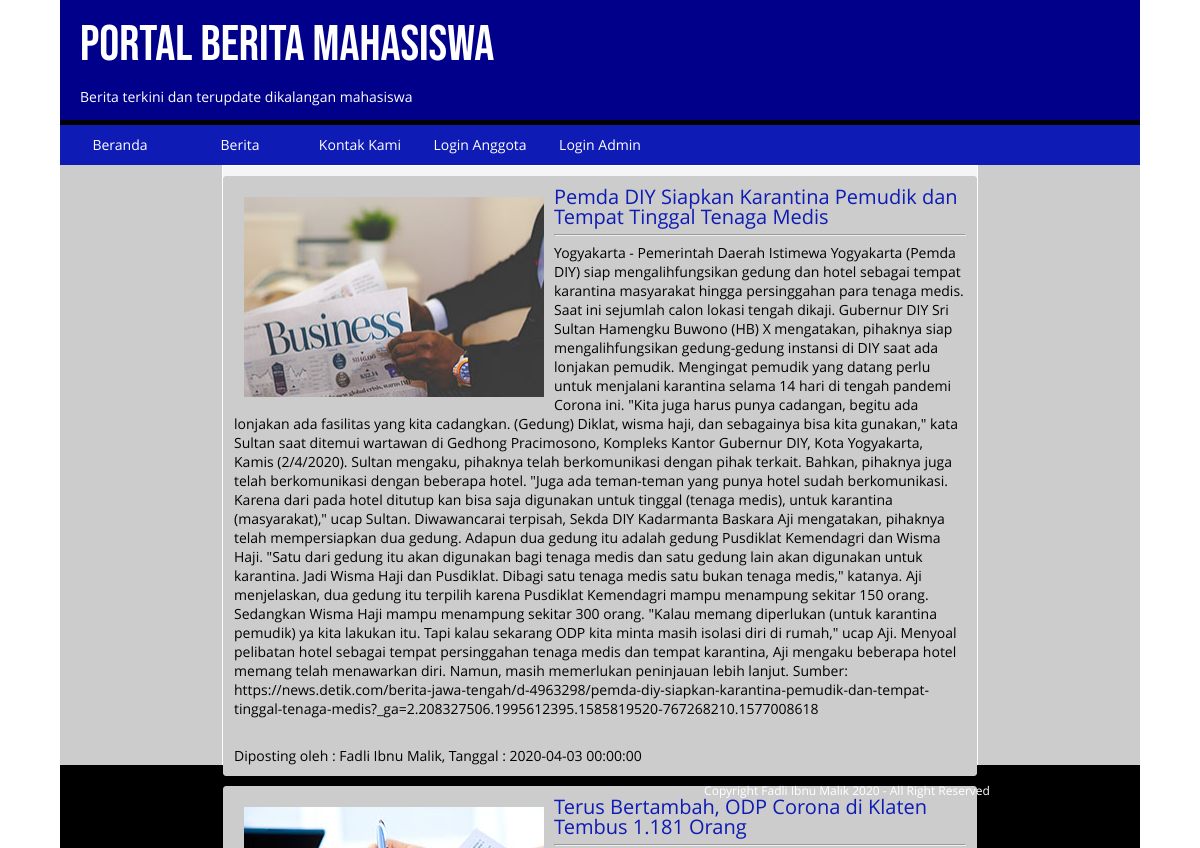
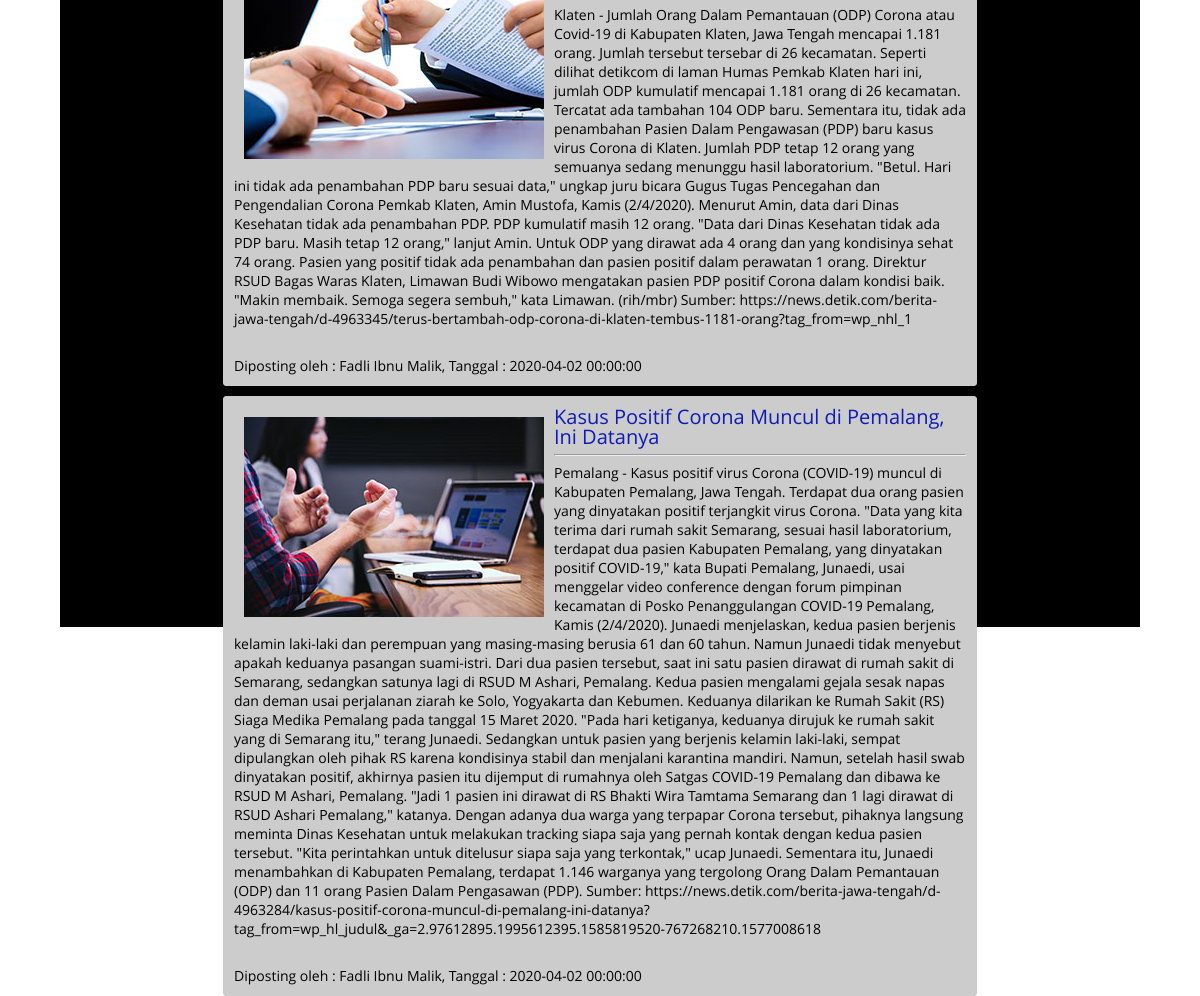
Screenshot of /berita1.php with the database file from the repository (2 pictures, top to bottom).
### tables this page shows
CREATE TABLE `tb_berita` (
  `id_berita` int(5) NOT NULL,
  `id_kategori` int(5) NOT NULL,
  `id_admin` int(5) NOT NULL,
  `judul` varchar(200) NOT NULL,
  `tgl_posting` datetime NOT NULL,
  `text_berita` longtext NOT NULL,
  `dilihat` int(11) NOT NULL,
  `gambar` varchar(50) NOT NULL
);

### berita1.php (the view, shortened to what this page needs)
<?php include "../koneksi.php";?>
<!DOCTYPE html>
<html lang="en">
<head>
    <link rel="stylesheet" href="../assets/reset.css">
    <link rel="stylesheet" href="../assets/styleberita.css">
</head>
<body>
    <div id="container">
        <div id="topbar">
            <div class="header">
                <h1>Portal Berita Mahasiswa</h1>
                <p>Berita terkini dan terupdate dikalangan mahasiswa</p>
            </div>
            <div class="menu">
                <ul>
                    <li><a href="#" title="Home">Beranda</a></li>
                    <li><a href="#" title="Berita">Berita</a></li>
                    <li><a href="#" title="Kontak Kami">Kontak Kami</a></li>
                    <li><a href="#" title="Login Anggota">Login Anggota</a></li>
                    <li><a href="#" title="Login Admin">Login Admin</a></li>
                </ul>
            </div>
        </div>
        <div class="konten">
            <div class="konten-kiri">
                <?php
                $data=mysqli_query($koneksi,"SELECT * FROM tb_berita, tb_admin where tb_berita.id_admin=tb_admin.id_admin order by id_berita desc");
                while ($row = mysqli_fetch_array($data)) {
                ?>
                <div class="feedberita">
                    <img src="../gambar/<?= $row['gambar'];?>" alt="<?= $row['judul'];?>" style="width: 300px; height: 200px; float: left; margin: 10px;">
                    <a href="#"><h3><?= $row['judul'];?></h3></a>
                    <hr>
                    <p><?=$row['text_berita'];?></p>
                    <br>
                    <br>
                    <p>Diposting oleh : <?= $row['nama_lengkap'];?>, Tanggal : <?= $row['tgl_posting'];?></p>
                </div>
                <?php } ?>
            </div>
        </div>
        <div class="footer">
            <p>Copyright Fadli Ibnu Malik 2020 - All Right Reserved</p>
        </div>
    </div>
</body>
</html>

### styleberita.css (style rules this page uses)
body { font-family: "open_sansregular", Arial, Helvetica, sans-serif; }
#container { width: 90%; margin: 0px auto; background: black; }
#container .header h1 { font-family: 'BebasNeue', Arial, Helvetica, sans-serif; font-size: 50px; padding: 10px; }
#container .header p { font-size: 14px; padding: 10px; }
#container .header { height: 100px; background: darkblue; font-size: 14px; color: #fff; padding: 10px; }
#container .menu { border-top: 5px solid black; height: 40px; background: #0E1BB4; font-size: 14px; color: #fff; }
#container .menu ul { list-style: none; margin: 0; padding: 0; }
#container .menu ul li a { width: 100px; height: 30px; float: left; margin: 0 5px 5px 5px; padding: 5px; color: #fff; text-align: center; font-size: 14px; text-decoration: none; transition: .5s; line-height: 30px; }
#container .konten { margin: auto; height: 600px; background:#ccc; }
#container .konten .konten-kiri { width: 70%; height: 600px; border: #fff solid 1px; margin: auto; background: #f5f5f5; box-sizing: border-box; }
#container .footer { text-align: center; color: #ffff; font-size: 12px; height: 50px; line-height: 50px; }
.feedberita { margin: 10px auto; font-size: 14px; padding: 10px; border: #ccc solid 1px; border-radius: 3px; background: #ccc; height: auto; box-sizing: border-box; }
.feedberita p { line-height: normal; }
.feedberita h3 { font-size: 20px; }
.feedberita a { text-decoration: none; color: #0E1BB4; transition: .3s; }

### rows the page displays
tb_berita: gambar (picture), judul "Pemda DIY Siapkan Karantina Pemudik dan Tempat Tinggal Tenaga Medis", text_berita "Yogyakarta - Pemerintah Daerah Istimewa Yogyakarta (Pemda DIY) siap mengalihfungsikan gedung dan hotel sebagai tempat karantina masyarakat hingga persinggahan para tenaga medis. Saat ini sejumlah calon lokasi tengah dikaji. Gubernur DIY Sri Sultan Hamengku Buwono (HB) X mengatakan, pihaknya siap mengalihfungsikan gedung-gedung instansi di DIY saat ada lonjakan pemudik. Mengingat pemudik yang datang perlu untuk menjalani karantina selama 14 hari di tengah pandemi Corona ini. \"Kita juga harus punya cadangan, begitu ada lonjakan ada fasilitas yang kita cadangkan. (Gedung) Diklat, wisma haji, dan sebagainya bisa kita gunakan,\" kata Sultan saat ditemui wartawan di Gedhong Pracimosono, Kompleks…", id_admin.nama_lengkap "Fadli Ibnu Malik", tgl_posting "2020-04-03 00:00:00"
tb_berita: gambar (picture), judul "Terus Bertambah, ODP Corona di Klaten Tembus 1.181 Orang", text_berita "Klaten - Jumlah Orang Dalam Pemantauan (ODP) Corona atau Covid-19 di Kabupaten Klaten, Jawa Tengah mencapai 1.181 orang. Jumlah tersebut tersebar di 26 kecamatan. Seperti dilihat detikcom di laman Humas Pemkab Klaten hari ini, jumlah ODP kumulatif mencapai 1.181 orang di 26 kecamatan. Tercatat ada tambahan 104 ODP baru. Sementara itu, tidak ada penambahan Pasien Dalam Pengawasan (PDP) baru kasus virus Corona di Klaten. Jumlah PDP tetap 12 orang yang semuanya sedang menunggu hasil laboratorium. \"Betul. Hari ini tidak ada penambahan PDP baru sesuai data,\" ungkap juru bicara Gugus Tugas Pencegahan dan Pengendalian Corona Pemkab Klaten, Amin Mustofa, Kamis (2/4/2020). Menurut Amin, data dari…", id_admin.nama_lengkap "Fadli Ibnu Malik", tgl_posting "2020-04-02 00:00:00"
tb_berita: gambar (picture), judul "Kasus Positif Corona Muncul di Pemalang, Ini Datanya", text_berita "Pemalang - Kasus positif virus Corona (COVID-19) muncul di Kabupaten Pemalang, Jawa Tengah. Terdapat dua orang pasien yang dinyatakan positif terjangkit virus Corona. \"Data yang kita terima dari rumah sakit Semarang, sesuai hasil laboratorium, terdapat dua pasien Kabupaten Pemalang, yang dinyatakan positif COVID-19,\" kata Bupati Pemalang, Junaedi, usai menggelar video conference dengan forum pimpinan kecamatan di Posko Penanggulangan COVID-19 Pemalang, Kamis (2/4/2020). Junaedi menjelaskan, kedua pasien berjenis kelamin laki-laki dan perempuan yang masing-masing berusia 61 dan 60 tahun. Namun Junaedi tidak menyebut apakah keduanya pasangan suami-istri. Dari dua pasien tersebut, saat ini…", id_admin.nama_lengkap "Fadli Ibnu Malik", tgl_posting "2020-04-02 00:00:00"
